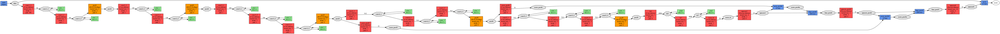
#> input picture src/net.png, 1000 x 34 px, shrunk from 10917 x 374 before the run
$ python -i clahe.py   (imports and definitions only)
#> lines starting #> are read from the running program, lines starting #| are printed output that depends on the picture
"""
Implementation of contrast limited adaptive histogram equalization (CLAHE) to enhance an input image

Given an RGB image, convert the image to LAB color model and apply CLAHE on lightness channel.
Convert the CLAHE enhanced image back to RGB space and return the image
"""
import cv2
import numpy as np
from PIL import Image


def enhance(image_path, clip_limit=3):
#> called with image_path = '../src/net.png', clip_limit = 3
    image = cv2.imread(image_path)
#> image is the input picture: shape (34, 1000, 3); mean B, G, R 228.2, 231.4, 243
    # convert image to LAB color model
    image_lab = cv2.cvtColor(image, cv2.COLOR_BGR2LAB)
#> image_lab: shape (34, 1000, 3); mean of channels 0, 1, 2 237.2, 132.3, 132

    # split the image into L, A, and B channels
    l_channel, a_channel, b_channel = cv2.split(image_lab)
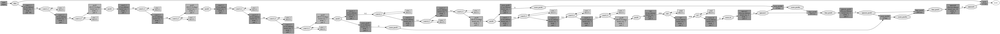
#> l_channel: shape (34, 1000); min 102, max 255, mean 237.2
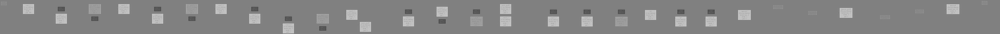
#> a_channel: shape (34, 1000); min 75, max 201, mean 132.3
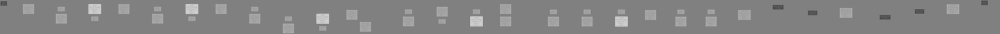
#> b_channel: shape (34, 1000); min 72, max 206, mean 132

    # apply CLAHE to lightness channel
    clahe = cv2.createCLAHE(clipLimit=clip_limit, tileGridSize=(8, 8))
    cl = clahe.apply(l_channel)
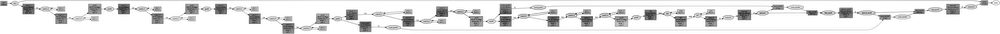
#> cl: shape (34, 1000); min 49, max 255, mean 230.4

    # merge the CLAHE enhanced L channel with the original A and B channel
    merged_channels = cv2.merge((cl, a_channel, b_channel))
#> merged_channels: shape (34, 1000, 3); mean of channels 0, 1, 2 230.4, 132.3, 132

    # convert iamge from LAB color model back to RGB color model
    final_image = cv2.cvtColor(merged_channels, cv2.COLOR_LAB2BGR)
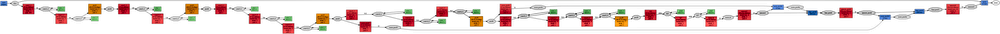
#> final_image: shape (34, 1000, 3); mean B, G, R 221.9, 223.6, 235.1
    return cv2_to_pil(final_image)


def enhance_cv2(image_path, clip_limit=3):
    return pil_to_cv2(enhance(image_path, clip_limit=clip_limit))


def cv2_to_pil(cv2_image):
    return Image.fromarray(cv2.cvtColor(cv2_image, cv2.COLOR_BGR2RGB))


def pil_to_cv2(pil_image):
    cv2_image = np.array(pil_image)
    cv2_image = cv2_image[:, :, ::-1].copy()
    return cv2_image

>>> result = enhance_cv2('../src/net.png')
